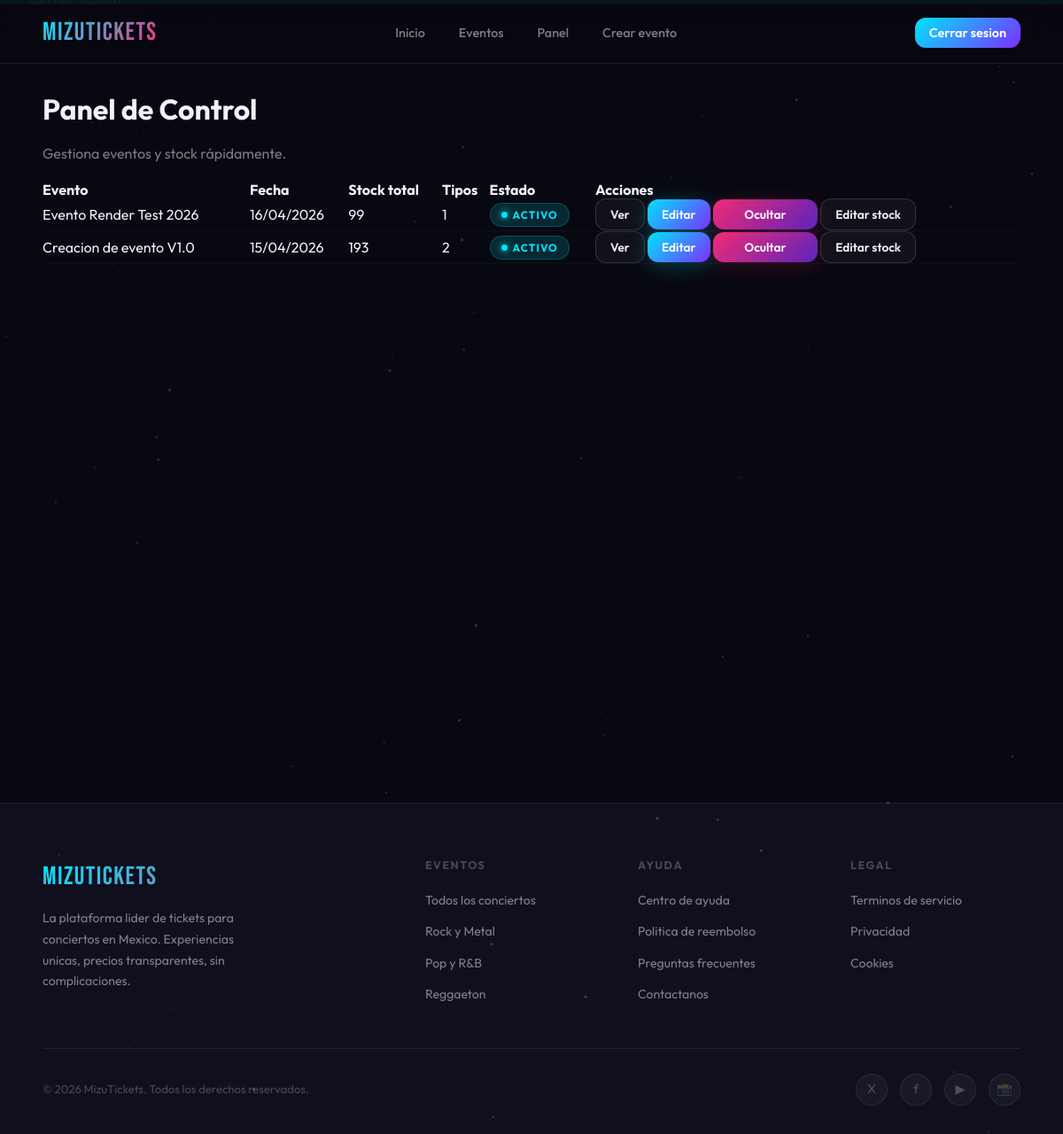
The app's page /admin/dashboard (signed in) with its own data.
### app/models/event.py (models this page shows, shortened)
class Event(db.Model):
    __tablename__ = "events"
    id = db.Column(db.Integer, primary_key=True)
    title = db.Column(db.String(200), nullable=False, index=True)
    description = db.Column(db.Text, nullable=True)
    date = db.Column(db.DateTime, nullable=False, index=True)
    venue = db.Column(db.String(200), nullable=False)
    image_url = db.Column(db.String(500), nullable=True)
    is_active = db.Column(db.Boolean, nullable=False, default=True, index=True)
    created_at = db.Column(db.DateTime, nullable=False, default=datetime.utcnow)
    updated_at = db.Column(
        db.DateTime,
        nullable=False,
        default=datetime.utcnow,
        onupdate=datetime.utcnow,
    )
    ticket_types = db.relationship(
        "TicketType",
        back_populates="event",
        cascade="all, delete-orphan",
        lazy="selectin",
    )

### app/admin/routes.py (the view)
@bp.route('/dashboard')
@login_required
def dashboard():
    _require_admin()
    try:
        events = (
            Event.query.order_by(Event.date.desc()).all()
        )
        events_data = []
        for ev in events:
            stock_total = sum([tt.stock_available for tt in ev.ticket_types]) if ev.ticket_types else 0
            events_data.append({'event': ev, 'stock_total': stock_total})
        toggle_form = ToggleEventForm()
        stock_form = TicketStockForm()
        return render_template('admin/dashboard.html', events=events_data, toggle_form=toggle_form, stock_form=stock_form)
    except SQLAlchemyError:
        flash('No se pudo cargar el panel de administración.', 'error')
        return redirect(url_for('main.catalog'))

### app/__init__.py (called while the page is built)
def create_app(config_class=Config):
    app = Flask(__name__, instance_relative_config=True)
    app.config.from_object(config_class)
    os.makedirs(app.instance_path, exist_ok=True)
    db.init_app(app)
    migrate.init_app(app, db)
    login_manager.init_app(app)
    from .auth import bp as auth_bp
    from .admin import bp as admin_bp
    from .main import bp as main_bp
    from .orders import bp as orders_bp
    app.register_blueprint(main_bp)
    app.register_blueprint(auth_bp)
    app.register_blueprint(admin_bp)
    app.register_blueprint(orders_bp)
    from . import models  # noqa: F401
    from .models.user import User
    @login_manager.user_loader
    def load_user(user_id):
        return db.session.get(User, int(user_id))
    @app.shell_context_processor
    def shell_context():
        return {"db": db, "models": models}
    return app

### app/admin/routes.py (called while the page is built)
def _require_admin():
    if current_user.role != "admin":
        abort(403)

### app/templates/admin/dashboard.html (shortened to what this page needs)
{% extends "base.html" %}
{% block content %}
<div class="page admin-dashboard">
  <div class="container">
    <h1 style="margin-bottom:12px">Panel de Control</h1>
    <p style="color:var(--text-muted);margin-bottom:18px">Gestiona eventos y stock rápidamente.</p>
    <div class="table-responsive">
      <table class="admin-table" style="width:100%;border-collapse:collapse">
        <thead>
          <tr style="text-align:left;border-bottom:1px solid var(--border-color)">
            <th>Evento</th>
            <th>Fecha</th>
            <th>Stock total</th>
            <th>Tipos</th>
            <th>Estado</th>
            <th>Acciones</th>
          </tr>
        </thead>
        <tbody>
          {% for row in events %}
          <tr style="border-bottom:1px solid rgba(255,255,255,0.03)">
            <td>{{ row.event.title }}</td>
            <td>{{ row.event.date.strftime('%d/%m/%Y') }}</td>
            <td>{{ row.stock_total }}</td>
            <td>{{ row.event.ticket_types|length }}</td>
            <td>
              {% if row.event.is_active %}
                <span class="status-badge is-active">Activo</span>
              {% else %}
                <span class="status-badge is-inactive">Oculto</span>
              {% endif %}
            </td>
            <td>
              <a class="btn btn-ghost btn-sm" href="{{ url_for('main.event_detail', id=row.event.id) }}">Ver</a>
              <a class="btn btn-primary btn-sm" href="{{ url_for('admin.edit_event', event_id=row.event.id) }}">Editar</a>
              <form class="admin-toggle-form" method="post" action="{{ url_for('admin.toggle_event', event_id=row.event.id) }}" onsubmit="return confirm('{{ '¿Activar evento oculto?' if not row.event.is_active else '¿Ocultar evento?' }}');">
                <button class="btn btn-sm {{ 'btn-primary' if not row.event.is_active else 'btn-danger' }}" type="submit">
                  {{ 'Activar' if not row.event.is_active else 'Ocultar' }}
                </button>
              </form>
              <button class="btn btn-ghost btn-sm" data-event-id="{{ row.event.id }}" onclick="openStockModal({{ row.event.id }})">Editar stock</button>
            </td>
          </tr>
          {% endfor %}
        </tbody>
      </table>
    </div>
  </div>
</div>
{% endblock %}

### app/static/css/styles.css (style rules this page uses)
:root { --bg: #080810; --bg2: #0f0f1e; --bg3: #161628; --surface: rgba(255,255,255,0.04); --surface2: rgba(255,255,255,0.08); --border: rgba(255,255,255,0.08); --border2: rgba(255,255,255,0.14); --cyan: #00e5ff; --cyan-dim: rgba(0,229,255,0.15); --cyan-glow: 0 0 20px rgba(0,229,255,0.5), 0 0 60px rgba(0,229,255,0.2); --pink: #ff2d78; --pink-dim: rgba(255,45,120,0.15); --pink-glow: 0 0 20px rgba(255,45,120,0.5), 0 0 60px rgba(255,45,120,0.2); --gold: #ffc844; --gold-dim: rgba(255,200,68,0.15); --purple: #7b2fff; --text: #f0f0ff; --text-muted: rgba(240,240,255,0.5); --text-dim: rgba(240,240,255,0.25); --font-display: 'Bebas Neue', sans-serif; --font-body: 'Outfit', sans-serif; --radius: 12px; --radius-lg: 20px; --radius-xl: 28px; --nav-h: 72px; --trans: 0.3s cubic-bezier(0.4,0,0.2,1); }
*, *::before, *::after { box-sizing: border-box; margin: 0; padding: 0; }
html { scroll-behavior: smooth; }
body { background: var(--bg); color: var(--text); font-family: var(--font-body); font-size: 16px; line-height: 1.6; min-height: 100vh; overflow-x: hidden; }
a { color: inherit; text-decoration: none; }
input, textarea, select, button { font-family: var(--font-body); }
button { cursor: pointer; }
.page { min-height: 100vh; padding-top: var(--nav-h); animation: page-in 0.4s ease-out; }
.container { max-width: 1280px; margin: 0 auto; padding: 0 clamp(16px, 4vw, 48px); }
.btn { display: inline-flex; align-items: center; justify-content: center; gap: 8px; padding: 12px 24px; border-radius: var(--radius); font-weight: 600; font-size: 0.95rem; border: none; cursor: pointer; transition: all var(--trans); white-space: nowrap; }
.btn-primary { background: linear-gradient(135deg, var(--cyan) 0%, var(--purple) 100%); color: #fff; box-shadow: 0 4px 24px rgba(0,229,255,0.25); }
.btn-ghost { background: var(--surface); border: 1px solid var(--border2); color: var(--text); }
.btn-sm { padding: 8px 16px; font-size: 0.85rem; }
.btn-danger { background: linear-gradient(135deg, rgba(255,45,120,0.95), rgba(123,47,255,0.72)); color: #fff; box-shadow: 0 4px 24px rgba(255,45,120,0.18); }
.status-badge { display: inline-flex; align-items: center; gap: 6px; padding: 5px 12px; border-radius: 999px; border: 1px solid transparent; font-size: 0.75rem; font-weight: 700; letter-spacing: 0.08em; text-transform: uppercase; white-space: nowrap; }
.status-badge::before { content: ''; width: 7px; height: 7px; border-radius: 50%; background: currentColor; box-shadow: 0 0 10px currentColor; }
.status-badge.is-active { color: var(--cyan); background: var(--cyan-dim); border-color: rgba(0,229,255,0.22); }
.admin-toggle-form { display: inline-flex; margin: 0; }
.admin-toggle-form .btn { min-width: 118px; }

### records on screen
Event: event "Evento Render Test 2026", event "16/04/2026", is_active "Ocultar"
Event: event "Creacion de evento V1.0", event "15/04/2026", is_active "Ocultar"

### other values on screen
{{ row.stock_total }} "99" "193"
{{ row.event.ticket_types|length }} "1" "2"
